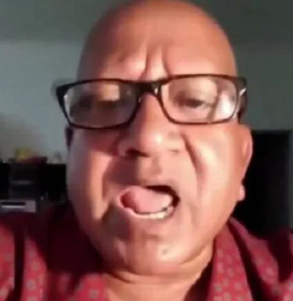
#> input picture rgb.png, 293 x 301 px
$ python rgb.py
#> lines starting #> are read from the running program, lines starting #| are printed output that depends on the picture
import cv2
import matplotlib.pyplot as plt

file_path = 'rgb.png'
image = cv2.imread(file_path)
#> image is the input picture: shape (301, 293, 3); mean B, G, R 79.7, 85.1, 126.7
print(image.shape)
#| (301, 293, 3)

blue, green, red = cv2.split(image)
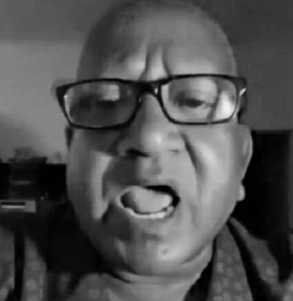
#> blue: shape (301, 293); min 0, max 239, mean 79.7
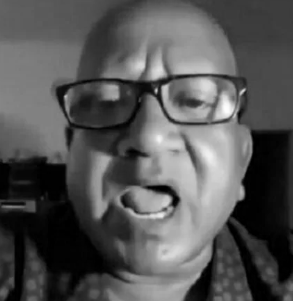
#> green: shape (301, 293); min 0, max 253, mean 85.1
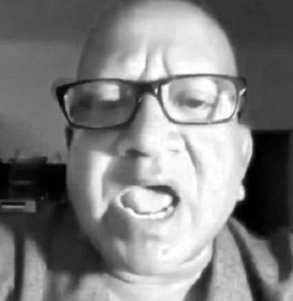
#> red: shape (301, 293); min 0, max 255, mean 126.7

plt.imshow(blue, cmap="gray")
plt.show()

plt.imshow(green, cmap="gray")
plt.show()

plt.imshow(red, cmap="gray")
plt.show()

rgb_image = cv2.cvtColor(image, cv2.COLOR_BGR2RGB)
plt.imshow(rgb_image)
plt.show()
